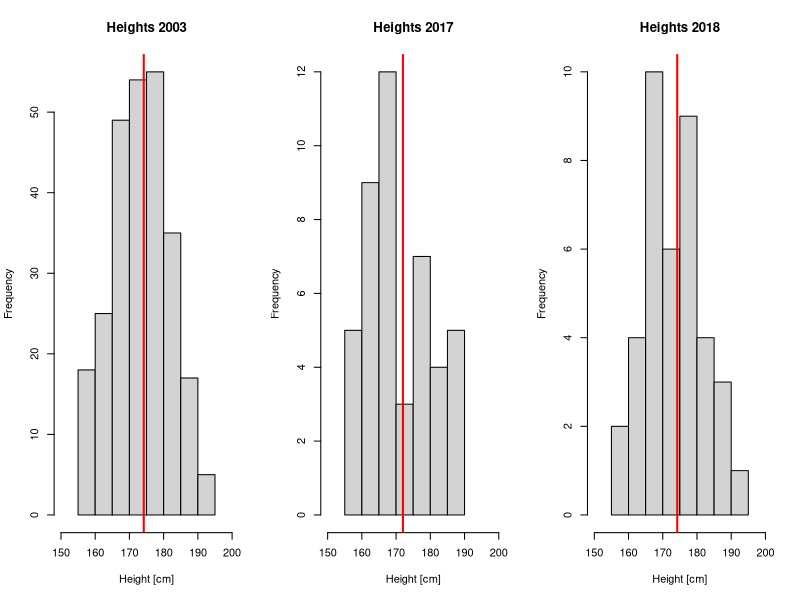
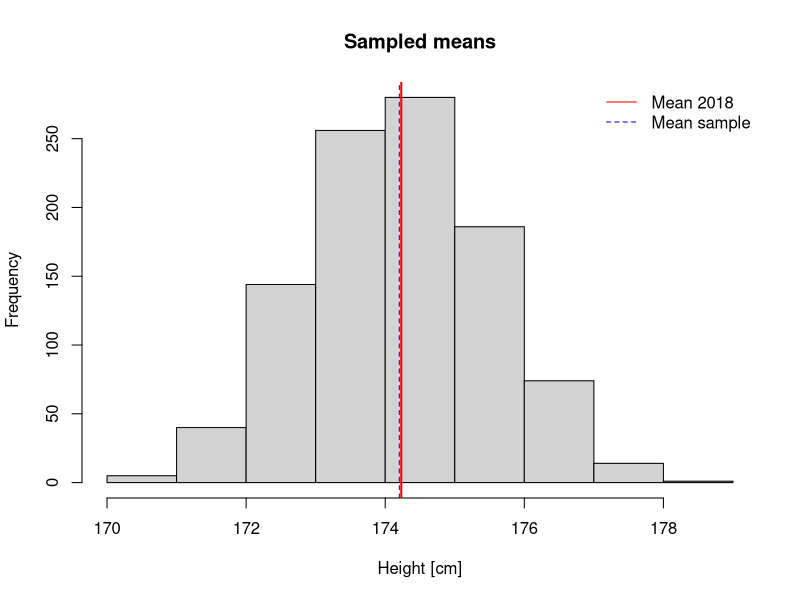

The R source for these figures, in order:
#######################################################################
# R COURSE University of Bern 2019
# Homework 2
#######################################################################

#######################################################################
# DEADLINE: Tuesday Oct 1, 2019
# Send R script with your solutions to your assigned TA.
# Check the file "TA_Allocation_ToStudents.xlsx" to find the e-mail address of your assigned TA.

#######################################################################
# In the SUBJECT of the e-mail type: R course 2019 homework 2
# The Rscript should be named [YourName]_Rcourse_homework2.r
# Replace [YourName] by your first and last name.
#######################################################################

# VERY IMPORTANT ######################################################
# You need to comment your code, such that it is clear you understand what you did.
# You get extra points if you produce plots that have the x and y axis labels, a main title, etc.
# You might contact your assigned TA if you have questions about the homework (not during the weekend).
########################################################################

#### -----------------------------------------------------------------------------------------------
# EXERCISE 1
# 1.1. Read the three files with the statistics from 
#      students from 2003, 2017 and 2018
#      from the files: "Student2003.txt", "Student2017.txt", "Student2018.csv"
#      save each file into a data.frame, 
#      such that you have three data.frames in memory.
#      NOTE: the separation of entrie and missing data characters are different for each file.
#            For "Student2003.txt" and "Students2018.csv" missing data is coded as "?"
#            For "Student2017.txt" missing data is coded as "NA".
#            The "Student2003.txt" and "Student2017.txt" are tab separated (sep="\t")
#            whereas "Students2018.csv" is separated by ";" (sep=";")

df2003 <- read.table("Student2003.txt", header=TRUE, sep="\t",na.string="?")
df2017 <- read.table("Student2017.txt", header=TRUE, sep="\t",na.strings="NA")
df2018 <- read.csv("Students2018.csv", header=TRUE, sep=";", na.strings = "?")

#Quick view of the structures with str(), head(), summary(), or whatever suits.
str(df2003)
str(df2017)
str(df2018)

# 1.2. Create a vector combining the heights (cm) of all years
# The vector contains NA's. It is possible to remove them and/or to use na.rm in min() or max()
heights <- c(df2003$Height, df2017$Height, df2018$Height)

# Removes NA's
heights <- heights[!is.na(heights)]
str(heights)

# 1.3. Save the minimum height across all years into a variable
# na.rm is useless here as NA's have been removed before, but we never know !
minHeight <- min(heights, na.rm = T)

# 1.4. Save the maximum height across all years into a variable
maxHeight <- max(heights, na.rm = T)

# 1.5. Save the mean of each year into a vector with three entries.
#      The 1st element of the vector correspond to the mean of the height of first file
#      The 2nd element of the vector correspond to the mean of the height of second file
#      The 3rd element of the vector correspond to the mean of the height of third file

meansHeight <- c(mean(df2003$Height, na.rm = T), mean(df2017$Height, na.rm = T), mean(df2018$Height, na.rm = T)); meansHeight

# 1.6. Write your own function to remove lines with missing data from a matrix with two columns.
#      INPUT of the function: matrix with two columns.
#      OUTPUT of the function: matrix with two columns without missing data.

# Works only with a matrix with two column -> returns false if input is different
removeLineWithNA <- function(mat){
  if (dim(mat)[2] != 2) {
    print("Matrix dimention not correct.")
    return(FALSE)
  }else{
    # Two column matrix with TRUE or FALSE for NA
    idxNA <- is.na(mat)
    # Save wether col 1, col 2 or both have a True in it. 
    idxLine <- idxNA[,1] | idxNA[,2] 
    # Returns a matrix with only lines without NA's
    return(mat[!idxLine,])
  }
  
}

#little test to verify
#m <- matrix(c(1,2,NA,4,5,NA,7,8,9,10), ncol = 2);m
#m_na <- removeLineWithNA(m);m_na

# 1.7. Create a matrix with two columns by extracting the columns with height and weight from "Student2003.txt"  
matHW2003 <- matrix(c(df2003$Height, df2003$Weight), ncol = 2);summary(matHW2003) # 5 + 12 NA's

# 1.8. Apply the function to remove missing data to the matrix with two columns created in 1.6.
matHW2003cleared <- removeLineWithNA(matHW2003); summary(matHW2003cleared) # no NA's


#### -----------------------------------------------------------------------------------------------
# EXERCISE 2
# 2. Compare the distribution of the height in the three years
#    by making three histograms next to each other in the same plot.
#    Use the layout() function to define the plot area.
#    Use the same x-axis scale for each histogram, and add the mean as a vertical line to each histogram.
#    Does it seem that students became taller or shorter over time?

def.par=par(no.readonly = T) #- saving default parameters before using layout()

# One line, 3 columns. Equivalent to par(mfrow=c(1,3))
layout(matrix(c(1,2,3), 1, 3))

hist(df2003$Height, xlim = c(150, 200), xlab = "Height [cm]", main = "Heights 2003")
abline(v=mean(df2003$Height, na.rm = T), lwd=2, col="red" )
hist(df2017$Height, xlim = c(150, 200), xlab = "Height [cm]", main = "Heights 2017")
abline(v=mean(df2017$Height, na.rm = T), lwd=2, col="red" )
hist(df2018$Height, xlim = c(150, 200), xlab = "Height [cm]", main = "Heights 2018")
abline(v=mean(df2018$Height, na.rm = T), lwd=2, col="red" )

# - They are just a bit shorter in 2017 but there's no big difference
# - Pay attention to the fact that the datasets are way smaller in 2017 and 2018
# - Confirm by looking at the means.

print(mean(df2003$Height, na.rm = T))
print(mean(df2017$Height, na.rm = T))
print(mean(df2018$Height, na.rm = T))

par(def.par) #- Restore default parameters after using layout()


#### -----------------------------------------------------------------------------------------------
# EXERCISE 3
# 3.1. Use a t.test() to test if the mean height of 2003 
#    is significantly different from the mean height in 2018.
#    Did the average height increased through time?

ttmean318H <- t.test(df2003$Height, df2018$Height)
# - The means are almost identical. p-value for the Ttest is 0.97: the diffenrences have 97% chance of being random. -> means are not significantly different

# 3.2. Use a t.test() to test if the means of the weigth of 2003
#    is significantly different from the weigth in 2018.
#    Did the average height increased through time?

ttmean318W <- t.test(df2003$Weight, df2018$Weight)
# - p-value is a bit higher but still nothing significant (0.282)


# 3.3. Provide answers as a comment in your script to the following questions
# 3.3.1. What is the null hypothesis? 
# - Null hypothesis:        There is no difference between the means of the two sample
# - Alternative hypothesis: The difference between the means is not equal to 0
# 3.3.2. What is the p-value? 
# - the p-value is the probability that the difference is due to randomness. In other words, the probability that the null hypothesis is true. 

# 3.3.3. Is there a significant difference between 2003 and 2018? 
# - No. 
# Answers to 3.3. should be short answers (1 line each answer).


#### -----------------------------------------------------------------------------------------------
# EXERCISE 4 
# 4.1. Make a function that, given the number "n" and a vector "weights",
#      samples randomly "n" entries from the vector "weights" 
#      and returns the mean weight of those sampled "n" individuals.
#      Tips: 
#      a) inside the definition of your function use the 
#         function sample() with replace=TRUE.
#      b) write down the variables that you need to give as 
#         INPUT to the function in the comments

# smpl
# Parameters: n: number of individuals to sample
#             w: matrix of weights 
#
# Return value: mean of the n sampled weight.
smpl <- function(n,w){
  w <- w[!is.na(w)]
  s <- sample(w, n, replace = TRUE)
  return(mean(s))
}

# 4.2. Call the function to get the mean of the height of a sample 
#      of 41 individuals (n=41), given as input the vector 
#      with the height from the Bern students dataset of year 2003.

mhsmpl2003 <- smpl(41,df2003$Height)

# 4.3. Use a for loop to call the function you did in 5.1. 1000 times, 
#      to compute the distribution of the mean of 41 individuals. 
#      This is done imagining that we were sampling individuals from 2003 
#      to create a sample with the same number of individuals as in 2018.
#      In other words, what would be the expected mean for 2018 
#      if we sampled 41 individuals from 2003. 
#      Note that 41 is the sample size in 2018. 
#      This is done by sampling a sample with the same number of students 
#      as in 2018 from the height distribution of students from 2003.
#      Save all the results into a vector with 1000 entries, 
#      each corresponding to the mean of each sample.

# Vector for sampled means
splmeans <- c()

for(i in 1:1000){
  m <- smpl(41,df2003$Height)
  splmeans <- c(splmeans, m)
}


# 4.4. Count the proportion of simulations larger than the observed mean of 2018.
#      Plot the histogram of the simulated (sampled) means.
#      Add a vertical line with the observed mean in 2018.
#      Based on this plot and the computed proportion, is there evidence of a significant  
#      change in the mean weight from 2003 to 2018 in the Bern students? 
#      What is the null hypothesis underlying this resampling procedure?

# Number of simulated obs > mean of 2018
nbGT2018 <- length(which(splmeans > mean(df2018$Height, na.rm = T)))
hist(splmeans, main="Sampled means", xlab="Height [cm]")
abline(v=mean(df2018$Height, na.rm = T), lwd=2, col="red")

# Just to try
abline(v=mean(splmeans), lwd=1, lty=2, col="blue")
legend("topright", 
       c("Mean 2018", "Mean sample"), 
       lty=c(1,2), 
       col=c("red","blue"), 
       bty = "n")

### -----------------------------------------------------------
# BONUS EXERCISE (not compulsory, but interesting if you want to get extra points)
# B.1. Make a linear regression of the weight against height
#      by pooling the data from the 3 years.


# Answer the following questions as a comment in your script (1 line each answer)
# B.1.1. Is there a significant relationship between the two variables?
# B.1.2. What is the value of the slope? Is it significant?
# B.1.3. What is the value of the intercept? Is it significant?

# B.2. Make a plot with the regression line.
# note that for plot we need to put in the x axis the independent
# and in the y axis the dependent variable

# B.3. Do the residuals look normally distributed? 
# Perform qqplot analysis of the residuals


